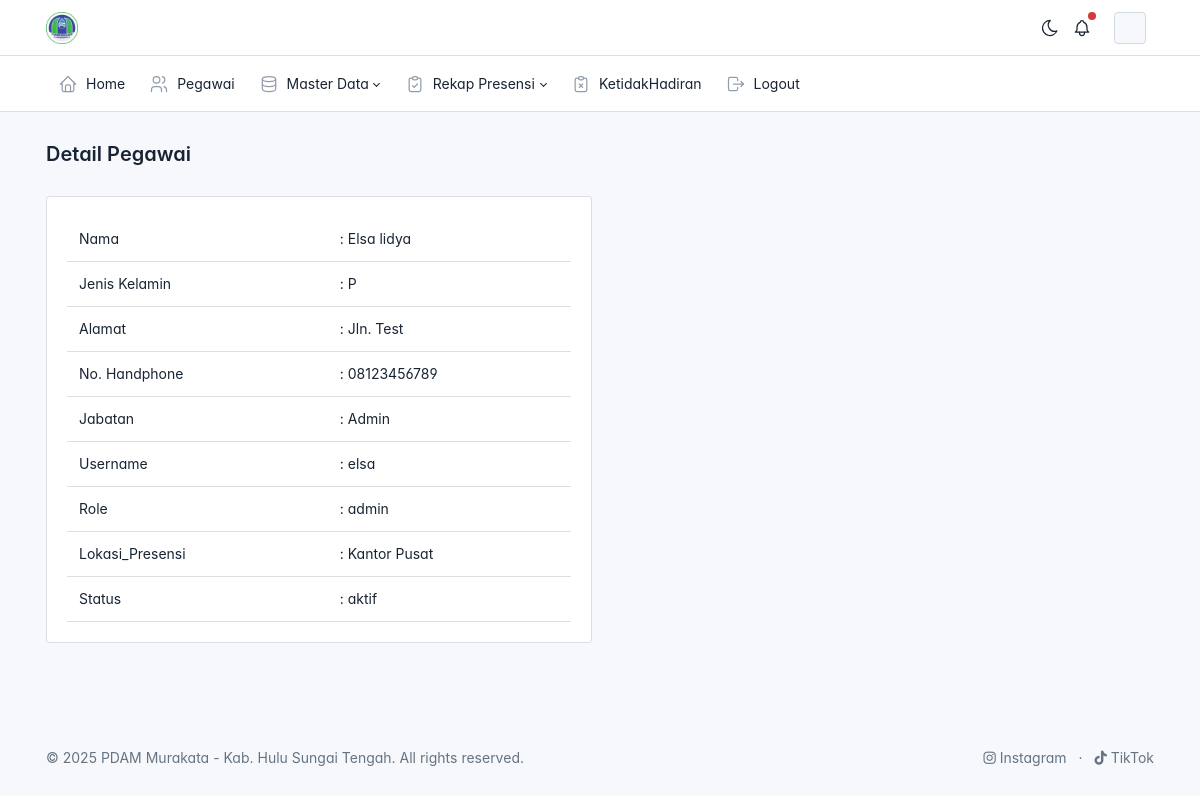
Page /admin/data_pegawai/detail.php?id=1 (signed in) on the committed database.
### tables this page shows
CREATE TABLE `users` (
  `id` int NOT NULL,
  `id_pegawai` int DEFAULT NULL,
  `username` varchar(50) DEFAULT NULL,
  `password` varchar(255) DEFAULT NULL,
  `status` enum('aktif','non aktif') DEFAULT 'aktif',
  `role` enum('admin','pegawai') DEFAULT 'pegawai'
);

CREATE TABLE `pegawai` (
  `id` int NOT NULL,
  `nip` varchar(50) DEFAULT NULL,
  `nama` varchar(255) DEFAULT NULL,
  `jenis_kelamin` enum('L','P') DEFAULT NULL,
  `alamat` text,
  `no_handphone` varchar(50) DEFAULT NULL,
  `id_jabatan` int DEFAULT NULL,
  `id_lok_presensi` int DEFAULT NULL,
  `foto` varchar(255) DEFAULT NULL
);

CREATE TABLE `jabatan` (
  `id` int NOT NULL,
  `nama_jabatan` varchar(255) DEFAULT NULL
);

CREATE TABLE `lokasi_presensi` (
  `id` int NOT NULL,
  `nama_lokasi` varchar(225) NOT NULL,
  `alamat_lokasi` varchar(225) NOT NULL,
  `tipe_lokasi` varchar(225) NOT NULL,
  `latitude` varchar(50) NOT NULL,
  `longitude` varchar(50) NOT NULL,
  `radius` int NOT NULL,
  `zona_waktu` varchar(4) NOT NULL,
  `jam_masuk` time NOT NULL,
  `jam_pulang` time NOT NULL
);

### admin/data_pegawai/detail.php (the view, shortened to what this page needs)
<?php
$judul = "Detail Pegawai";
require_once realpath(__DIR__ . '/../../config/config.php');
$id = $_GET['id'];
$result = mysqli_query(
    $connection,
    "SELECT u.id_pegawai, u.username, u.password, u.status, u.role,
            p.id, p.nip, p.nama, p.jenis_kelamin, p.alamat, p.no_handphone, p.foto,
            j.nama_jabatan,
            lp.nama_lokasi as lokasi_presensi
            FROM users u
            JOIN pegawai p ON u.id_pegawai = p.id
            JOIN jabatan j ON p.id_jabatan = j.id
            JOIN lokasi_presensi lp ON p.id_lok_presensi = lp.id
            WHERE p.id=$id"
);
$pegawai = mysqli_fetch_array($result);
?>
<div class="page-header d-print-none">
    <div class="container-xl">
        <div class="row g-2 align-items-center">
            <div class="col">
                <h2 class="page-title">
                    <?= $judul ?>
                </h2>
            </div>
        </div>
    </div>
</div>
<div class="page-body">
    <div class="container-xl">
        <div class="row">
            <div class="col-md-6">
                <div class="card">
                    <div class="card-body">
                        <table class="table">
                            <tr>
                                <td>Nama</td>
                                <td>: <?= $pegawai['nama'] ?></td>
                            </tr>
                            <tr>
                                <td>Jenis Kelamin</td>
                                <td>: <?= $pegawai['jenis_kelamin'] ?></td>
                            </tr>
                            <tr>
                                <td>Alamat</td>
                                <td>: <?= $pegawai['alamat'] ?></td>
                            </tr>
                            <tr>
                                <td>No. Handphone</td>
                                <td>: <?= $pegawai['no_handphone'] ?></td>
                            </tr>
                            <tr>
                                <td>Jabatan</td>
                                <td>: <?= $pegawai['nama_jabatan'] ?></td>
                            </tr>
                            <tr>
                                <td>Username</td>
                                <td>: <?= $pegawai['username'] ?></td>
                            </tr>
                            <tr>
                                <td>Role</td>
                                <td>: <?= $pegawai['role'] ?></td>
                            </tr>
                            <tr>
                                <td>Lokasi_Presensi</td>
                                <td>: <?= $pegawai['lokasi_presensi'] ?></td>
                            </tr>
                            <tr>
                                <td>Status</td>
                                <td>: <?= $pegawai['status'] ?></td>
                            </tr>
                        </table>
                    </div>
                </div>
            </div>
            <div class="col-md-6">
            </div>
        </div>
    </div>
</div>
<?php
require_once __DIR__ . '/../layout/main.php';

### admin/layout/main.php (style rules this page uses)
:root { --tblr-font-sans-serif: 'Inter Var', -apple-system, BlinkMacSystemFont, San Francisco, Segoe UI, Roboto, Helvetica Neue, sans-serif; }
body { font-feature-settings: "cv03", "cv04", "cv11"; }

### rows in the picture
users: id_pegawai.nama "Elsa lidya", id_pegawai.jenis_kelamin "P", id_pegawai.alamat "Jln. Test", id_pegawai.no_handphone "08123456789", jabatan.nama_jabatan "Admin", username "elsa", role "admin", lokasi_presensi.nama_lokasi "Kantor Pusat", status "aktif"

### other values in the picture
$judul "Detail Pegawai"
